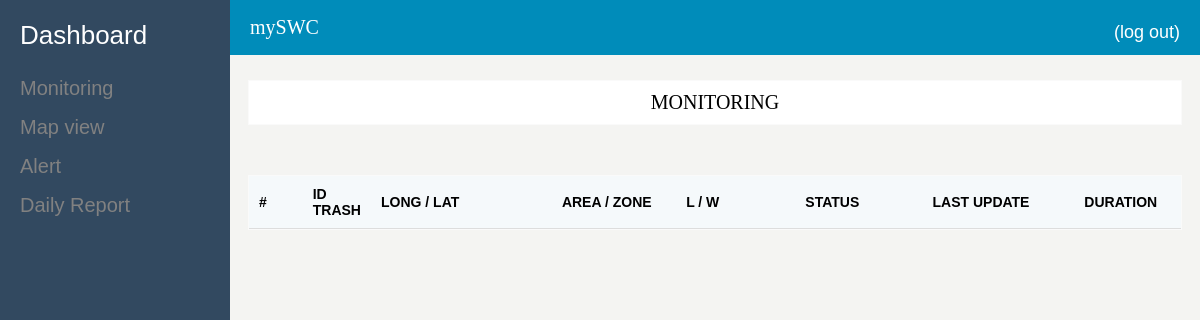
Page /monitoring.php on the earlier database version.
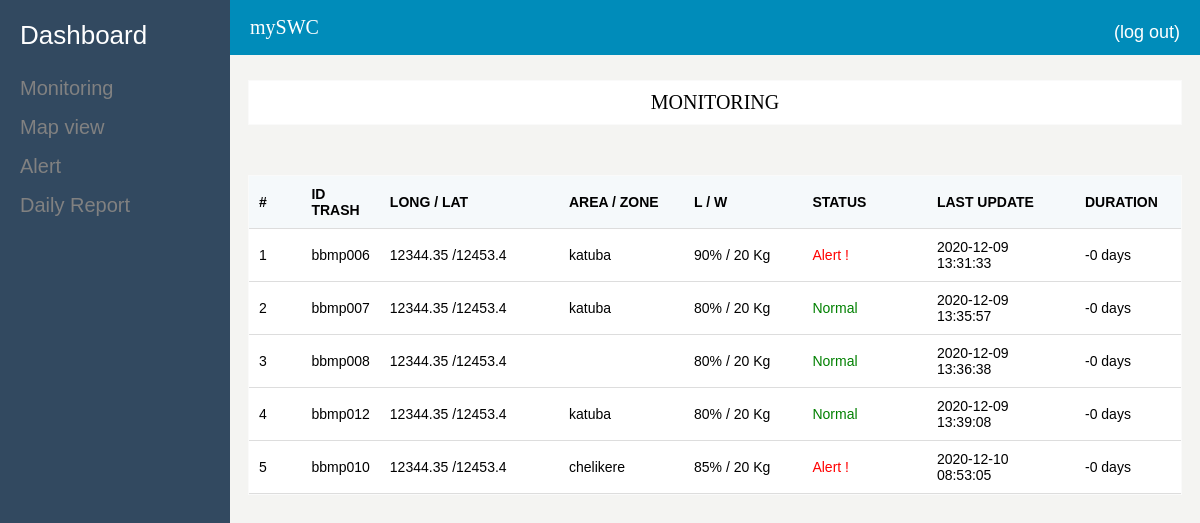
Same page on the later database version.
### tables this page shows
CREATE TABLE `historic` (
  `_idHisto` int(11) NOT NULL,
  `idTrash` varchar(45) DEFAULT NULL,
  `level` varchar(45) DEFAULT NULL,
  `weight` varchar(45) DEFAULT NULL,
  `dateFull` datetime DEFAULT NULL,
  `idUser` varchar(45) DEFAULT NULL,
  `dateEmpty` varchar(45) DEFAULT NULL,
  `dateHisto` datetime DEFAULT current_timestamp(),
  `lastUpdate` timestamp NOT NULL DEFAULT current_timestamp()
);

CREATE TABLE `trash` (
  `_idTrash` int(11) NOT NULL,
  `longi` varchar(45) DEFAULT NULL,
  `lat` varchar(45) DEFAULT NULL,
  `address` varchar(45) DEFAULT NULL,
  `area` varchar(50) NOT NULL,
  `idTrash` varchar(45) DEFAULT NULL,
  `dateTrash` datetime DEFAULT current_timestamp(),
  `typeTrash` varchar(255) DEFAULT NULL
);

### modals/Fhistoric.php (called while the page is built, shortened)
<?php
class Fhistoric
{
    static function getAllHistoricDay()
    {
        $con=Database::getConnection();
        $req=$con->prepare('SELECT * FROM historic c,trash t WHERE c.idTrash=t.idTrash AND dateEmpty IS NULL');
        $req->execute(array());
        return $req->fetchAll();
    }
}

### monitoring.php (the view, shortened to what this page needs)
<!DOCTYPE html>
<html lang="en">
<head>
    <link rel="stylesheet" href="assets/style/menu.css">
    <link rel="stylesheet" href="assets/style/main.css">
</head>
<body>
    <section>
        <?php include_once 'commons/menu.php';?>
        <?php include_once 'commons/header.php';?>
        <?php
            include_once 'modals/Fhistoric.php';
            $historic=Fhistoric::getAllHistoricDay();
        ?>
    </section>
    <section class="body-container">
        <div class="ml-24">
            <div class="panel">
                <p>MONITORING</p>
            </div>
            <div class="panel">
                <table id="monitor">
                    <thead>
                    <tr>
                        <th style="width: 40px">#</th>
                        <th>ID TRASH</th>
                        <th style="width: 190px">LONG / LAT</th>
                        <th style="width: 120px">AREA / ZONE</th>
                        <th style="width: 120px">L / W</th>
                        <th style="width: 120px">STATUS</th>
                        <th style="width: 150px">LAST UPDATE</th>
                        <th style="width: 90px" title="Duration of garbage in the trash">DURATION</th>
                    </tr>
                    </thead>
                    <tbody>
                    <?php foreach ($historic as $k => $data):?>
                        <tr>
                            <td><?=$k+1;?></td>
                            <td title="<?=ucfirst($data['typeTrash'])?>"><?=$data['idTrash'];?></td>
                            <td><?=($data['longi']." /".$data['lat']);?></td>
                            <td title="<?=$data['address'];?>"><?=$data['area'];?></td>
                            <td><?=$data['level']."% / ".$data['weight']." Kg";?></td>
                            <td>
                            <?php
                                $date_1 = new DateTime($data['dateHisto']);
                                $date_2 = new DateTime($data['lastUpdate']);
                                $int = ($date_1->diff($date_2));
                                if ($data['dateFull']!=null) {
                                    echo "<t style='color:red'>Alert !</t>";
                                }
                                elseif ($int->format('%a')>4) {
                                    echo "<t style='color:orange'>Col. requested !</t>";
                                }
                                else echo "<t style='color:Green'>Normal</t>";
                            ?>
                            </td>
                            <td><?=$data['lastUpdate'];?></td>
                            <td><?php
                                echo($int->format('%R%a days'));
                                ?>
                            </td>
                        </tr>
                    <?php endforeach;?>
                </table>
            </div>
        </div>
    </section>
</body>
</html>

Differences in the rows shown:
added historic: trash.idTrash "bbmp006", trash.longi "12344.35", trash.lat "12453.4", trash.area "katuba", level "90", weight "20", shows "Alert !", lastUpdate "2020-12-09 13:31:33", $int->format('%R%a days') "-0 days"
added historic: trash.idTrash "bbmp007", trash.longi "12344.35", trash.lat "12453.4", trash.area "katuba", level "80", weight "20", shows "Normal", lastUpdate "2020-12-09 13:35:57", $int->format('%R%a days') "-0 days"
added historic: trash.idTrash "bbmp008", trash.longi "12344.35", trash.lat "12453.4", level "80", weight "20", shows "Normal", lastUpdate "2020-12-09 13:36:38", $int->format('%R%a days') "-0 days"
added historic: trash.idTrash "bbmp012", trash.longi "12344.35", trash.lat "12453.4", trash.area "katuba", level "80", weight "20", shows "Normal", lastUpdate "2020-12-09 13:39:08", $int->format('%R%a days') "-0 days"
added historic: trash.idTrash "bbmp010", trash.longi "12344.35", trash.lat "12453.4", trash.area "chelikere", level "85", weight "20", shows "Alert !", lastUpdate "2020-12-10 08:53:05", $int->format('%R%a days') "-0 days"
